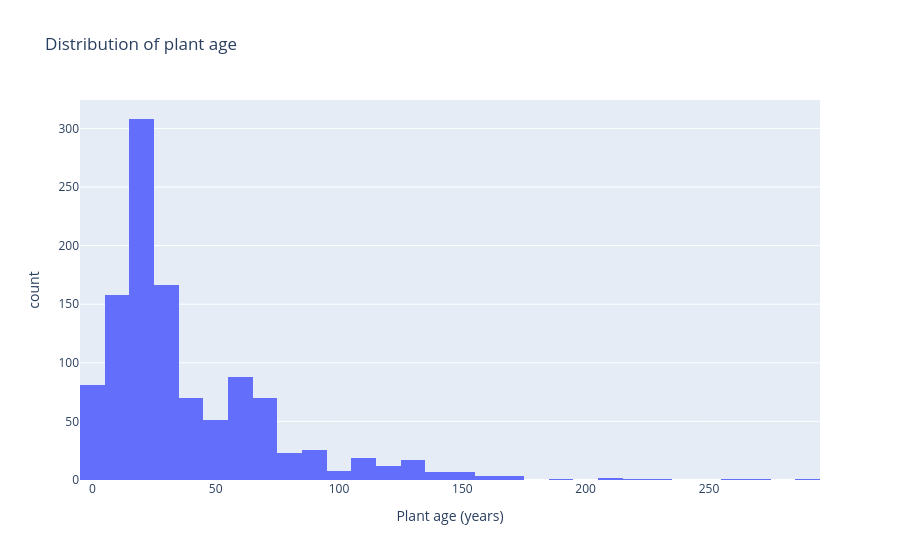

Notebook cell for this chart:
### Code cell
print(df[AGE].describe())
px.histogram(df, x=AGE, nbins=50, title="Distribution of plant age")

### Figure 1 — Plotly figure (JSON) as saved in the notebook; plotly's stock layout.template omitted (floating-point values rounded to 4 significant figures; data arrays with more than 128 entries replaced by an {"elided": "..."} marker saying what was removed)
{"data": [{"bingroup": "x", "hovertemplate": "Plant age (years)=%{x}<br>count=%{y}<extra></extra>", "legendgroup": "", "marker": {"color": "#636efa", "pattern": {"shape": ""}}, "name": "", "nbinsx": 50, "orientation": "v", "showlegend": false, "type": "histogram", "x": {"elided": "1293 float values"}, "xaxis": "x", "yaxis": "y"}], "layout": {"barmode": "relative", "legend": {"tracegroupgap": 0}, "title": {"text": "Distribution of plant age"}, "xaxis": {"anchor": "y", "domain": [0, 1], "title": {"text": "Plant age (years)"}}, "yaxis": {"anchor": "x", "domain": [0, 1], "title": {"text": "count"}}}}
